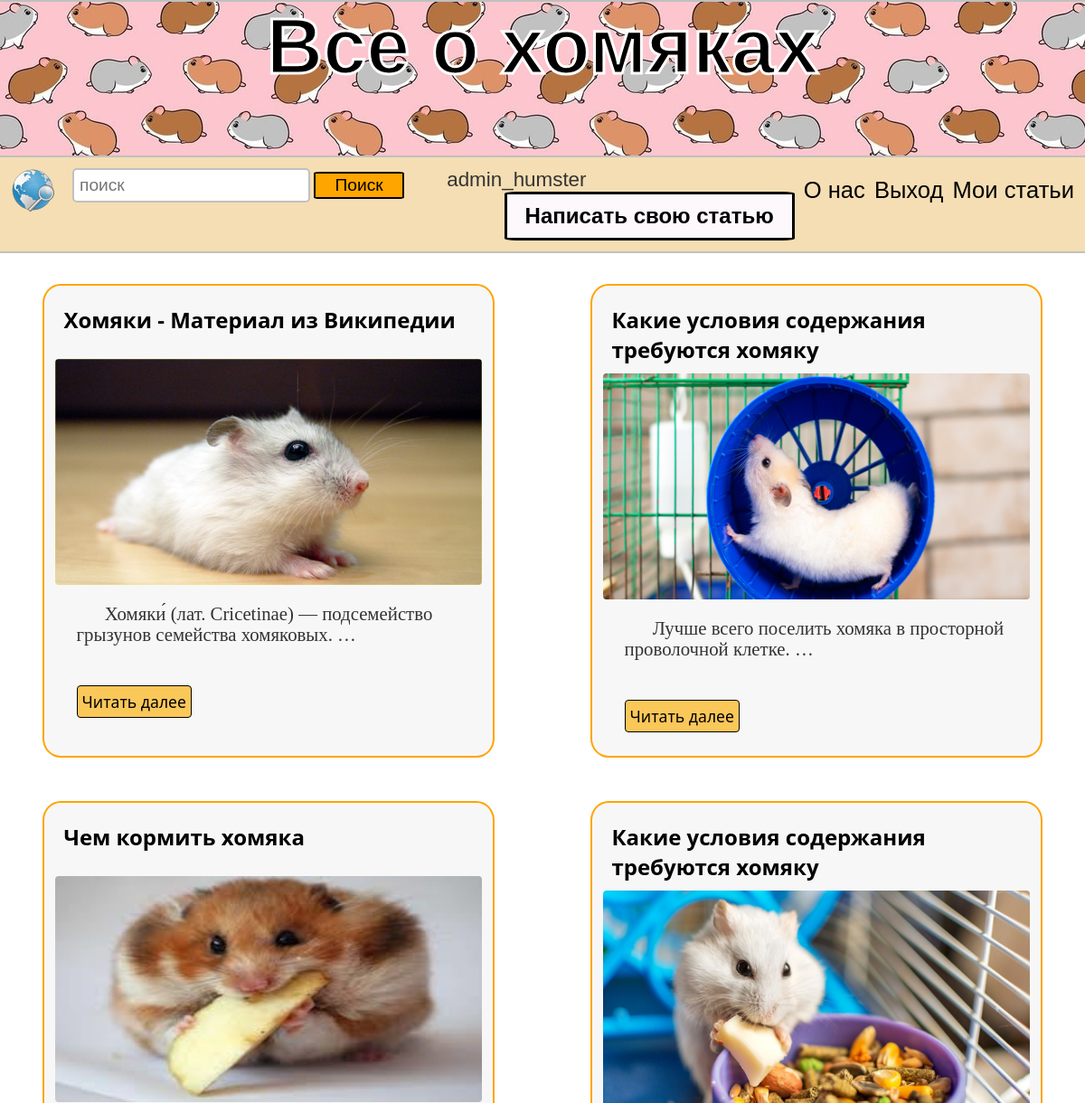
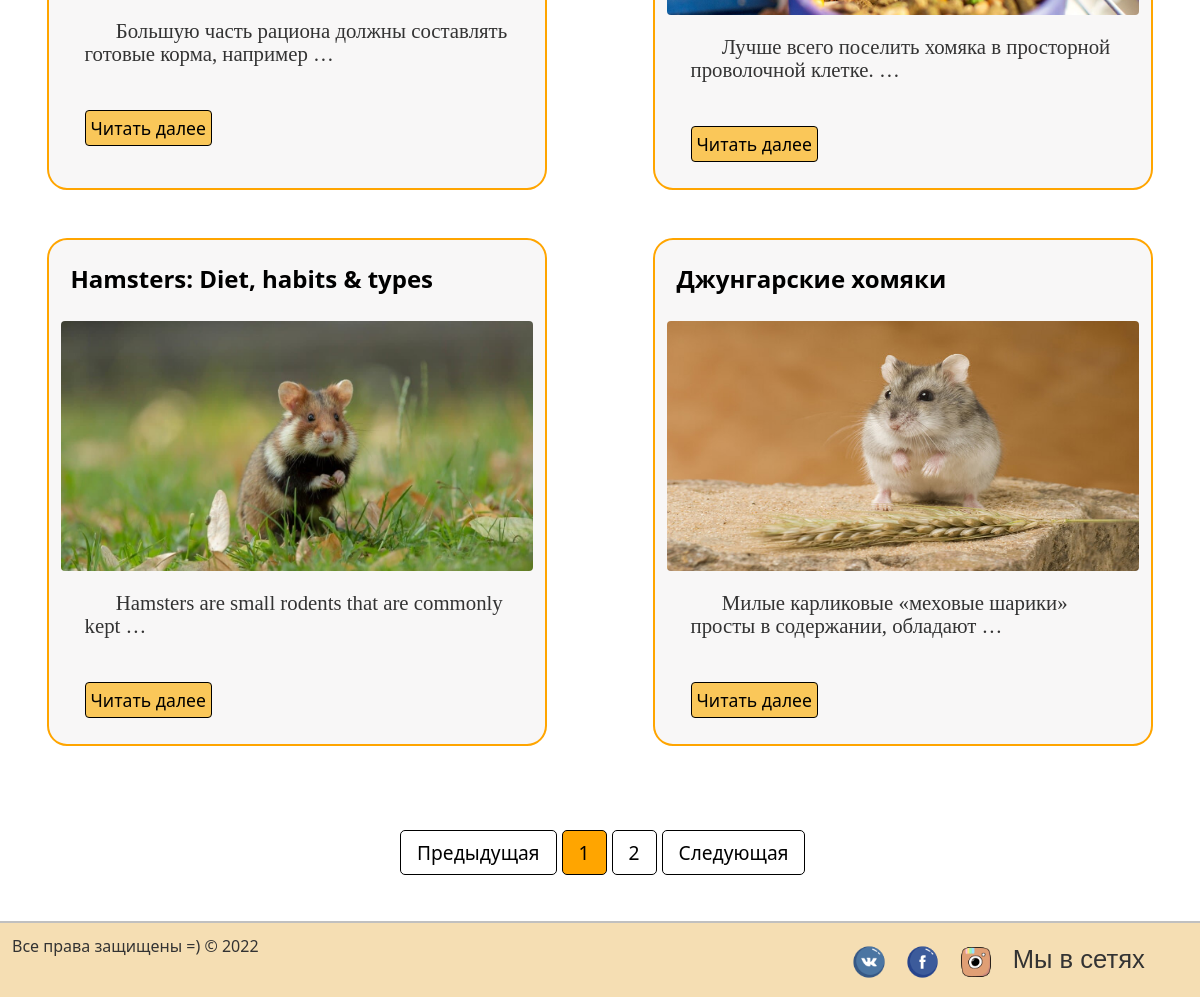
The app's page / (signed in) with its own data (2 pictures, top to bottom).
### myblog/models.py (models this page shows, shortened)
class Post(models.Model):
    title = models.CharField(max_length=200)
    url = models.SlugField(null=False, unique=True)
    content = models.TextField()
    image = models.ImageField()
    created_at = models.DateField(default=timezone.now)
    author = models.ForeignKey(User, on_delete=models.CASCADE)

### myblog/views.py (the view)
# urls.py: path('', MainView.as_view(), name='index'),
class MainView(View):
    def get(self, request, *args, **kwargs):
        posts = Post.objects.get_queryset().order_by('-created_at')
        paginator = Paginator(posts, 6)
        page_number = request.GET.get('page')
        page_obj = paginator.get_page(page_number)
        return render(request, 'myblog/index.html', context={
            'page_obj': page_obj
        })

### myblog/templates/myblog/index.html (shortened to what this page needs)
{% extends './base.html' %}
{% load static %}
{% block content %}
	<div class="wrapper">
		<div class="articles">
			{% for post in page_obj %}
			<div class="article">
					<div class="content">
						<div class="title">
							<h4>{{ post.title|safe }}</h4>
						</div>
						<img src="media/{{ post.image }}" title="Humster picture">
						<p>{{ post.content|truncatewords:8 }}</p>
					</div>
					<a href="{% url 'post_detail' slug=post.url %}">Читать далее</a>
			</div>
			{% endfor %}
		</div>
	</div>
	{% endblock content %}
{% block pagination %}
    <div class="pagin_div">
        <nav class="pagination">
        <ul class="pagination">
            {% if page_obj.has_previous %}
                <a class="" href="?page={{ page_obj.previous_page_number }}" tabindex="-1">Предыдущая</a>
            {% else %}
                <li><a href="#" tabindex="-1">Предыдущая</a></li>
            {% endif %}
            {% for i in page_obj.paginator.page_range %}
                {% if i == page_obj.number %}
                    <li><a href="?page={{ i }}" class="sr-only">{{ i }}</a></li>
                {% else %}
                    <li><a href="?page={{ i }}" >{{ i }}</a></li>
                {% endif %}
            {% endfor %}
        {% if page_obj.has_next %}
            <a class="next" href="?page={{ page_obj.next_page_number }}">Следующая</a>
        {% else %}
            <li class="next"><a href="#">Следующая</a></li>
        {% endif %}
        </ul>
    </nav>
    </div>
    <br>
{% endblock %}

### myblog/templates/myblog/block/navbar.html
{% load static %}
<div id="page-wrap">
		<header>
			<div class="left">
			    <a class="left" href="{% url 'index' %}" title="На главную" id="logo"><img src="{% static 'img/main.png' %}"></a>
			    <form class="left" action="{% url 'search_results' %}" method="get">
					<input type="text" class="field" placeholder="поиск" name="q"/>
		  			<button class="search_button" type="submit">Поиск</button>
				</form>
			</div>
            {% if user.is_authenticated %}
                <span class="signin_login">{{ user }}</span>
                <a href="{% url 'my_articles' %}"><span class="right">Мои статьи</span></a>
                <a href="{% url 'signout' %}"><span class="right">Выход</span></a>
            {% else %}
			    <a href="{% url 'signup' %}"><span class="right">Регистрация</span></a>
				<a href="{% url 'signin' %}"><span class="right">Войти</span></a>
            {% endif %}
                <a href="{% url 'about' %}"><span class="right">О нас</span></a>
				<a href="{% url 'write_article' %}" class="write_article"><h2>Написать свою статью</h2></a>
		</header>
	</div>

### myblog/static/css/style.css (style rules this page uses)
* { margin: 0; padding: 0; outline: none; }
html { height: 100%; }
body { width: 100%; height: 100%; color: #333; background-color: f7f7f7; font-size: 1em; font-family: "Segoe UI", sans-serif; }
a { color: black; text-decoration: none; transition: all.6s ease; -moz-transition: all.6s ease; }
.left { float: left; }
.right { margin-top: 10px; float: right; font-size: 1.6em; font-family: Comic Sans MS, sans-serif; margin-left: 10px; }
header, footer { width: 98%; background-color: wheat; min-height: 50px; float: left; }
header { position:sticky; border-bottom: 2px solid silver; padding: 1%; }
#logo { font-size: 2em; font-family: Comic Sans MS, sans-serif; }
input[type=text].field { border-radius: 5px; border: 2px solid silver; padding: 6px; margin-left: 20px; min-height: 15px; font-size: 1.2em; }
.wrapper { width: 85%; margin-top: 3%; margin-left: auto; margin-right: auto; margin-bottom: 3%; }
.wrapper .articles { display: grid; grid-gap: 3%; grid-template-columns: repeat(auto-fill, 420px); }
li { list-style-type: none; }
.wrapper .articles .article { border: 2px solid orange; padding: 1%; box-sizing: border-box; border-radius: 4%; background-color: #F8F7F7; height: auto; }
.wrapper .articles .article img { width: 100%; height: 250px; border-radius: 4px 4px 4px 4px; margin-bottom: 10px; }
.wrapper .articles .article p { margin-left: 5%; width: 90%; text-indent: 1.5em; padding-top: 6px; font-family: Verdana fantasy; line-height: 110%; font-size: 1.3em; min-height: 90px; }
.wrapper .articles .article .content .title { font-weight: normal; font-size: 1.5em; color: black; margin: 2%; min-height: 50px; }
.wrapper .articles .article a { padding: 5px; background-color: #FAC759; margin-left: 5%; margin-bottom: 3%; border-radius: 4px; float: left; border: 1px solid black; font-size: 1.1em; }
#page-wrap { min-height: 4%; margin-bottom: 10px; height: 10%; }
.write_article { border: 3px solid black; border-radius: 4%; padding: 10px 20px; background-color: #FCF8FC; float: right; font-size: 1em; font-family: Comic Sans MS, sans-serif; margin-left: 10px; }
#page-wrap:after { content: ""; display: block; }
.search_button { width: 100px; border: 2px solid black; background: orange; border-radius: 6%; cursor: pointer; font-family: Comic Sans MS, sans-serif; font-size: 1.2em; min-height: 15px; padding: 2px; }
.signin_login { margin-left: 4%; font-family: Comic Sans MS, sans-serif; font-size: 1.4em; }
.pagin_div { width: 400px; margin-left: auto; margin-right: auto; padding-top: 2%; padding-bottom: 2%; }
.pagination { display: flex; column-gap: 5px; }
.pagination a { color: black; float: left; padding: 8px 16px; text-decoration: none; border: 1px solid black; border-radius: 5px; font-size: 1.2em; }
.pagination .sr-only { background: orange; }
@media (max-width: 1300px) { .wrapper { width: 80%; } }
@media (max-width: 1300px) { .wrapper .articles { display: grid; grid-gap: 1%; grid-template-columns: repeat(2, 450px); } }
@media (max-width: 1300px) { .wrapper .articles .article { margin: 2% 2% 2% 5%; } }
@media (max-width: 1300px) { .wrapper { width: 100%; } }
@media (max-width: 1300px) { .wrapper .articles { width: 100%; display: flex; justify-content: space-around; flex-wrap: wrap; } }
@media (max-width: 1300px) { .wrapper .articles .article { flex-basis: 500px; margin: 2% 0px; } }

### records on screen
Post: title "Хомяки - Материал из Википедии", image (picture), content "Хомяки́ (лат. Cricetinae) — подсемейство грызунов семейства хомяковых. …"
Post: title "Какие условия содержания требуются хомяку", image (picture), content "Лучше всего поселить хомяка в просторной проволочной клетке. …"
Post: title "Чем кормить хомяка", image (picture), content "Большую часть рациона должны составлять готовые корма, например …"
Post: title "Какие условия содержания требуются хомяку", image (picture), content "Лучше всего поселить хомяка в просторной проволочной клетке. …"
Post: title "Hamsters: Diet, habits & types", image (picture), content "Hamsters are small rodents that are commonly kept …"
Post: title "Джунгарские хомяки", image (picture), content "Милые карликовые «меховые шарики» просты в содержании, обладают …"

### other values on screen
{{ user }} "admin_humster"
{{ i }} "1"
{{ i }} "2"
